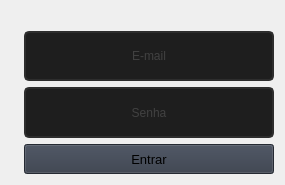
                     <widget class="QWidget" name="home">
                      <property name="styleSheet">
                       <string notr="true"/>
                      </property>
                      <layout class="QFormLayout" name="formLayout">
                       <item row="2" column="0">
                        <widget class="QLabel" name="labelerror">
                         <property name="text">
                          <string/>
                         </property>
                         <property name="alignment">
                          <set>Qt::AlignCenter</set>
                         </property>
                        </widget>
                       </item>
                       <item row="3" column="1">
                        <widget class="QLineEdit" name="user">
                         <property name="minimumSize">
                          <size>
                           <width>250</width>
                           <height>35</height>
                          </size>
                         </property>
                         <property name="styleSheet">
                          <string notr="true">QLineEdit {
	border: 2px solid rgb(45, 45, 45);
	border-radius: 5px;
	padding: 15px;
	background-color: rgb(30, 30, 30);	
	color: rgb(100, 100, 100);
}
QLineEdit:hover {
	border: 2px solid rgb(205, 18, 80);
}
QLineEdit:focus {
	border: 2px solid rgb(130, 130, 130);	
	color: rgb(200, 200, 200);
}</string>
                         </property>
                         <property name="maxLength">
                          <number>50</number>
                         </property>
                         <property name="alignment">
                          <set>Qt::AlignCenter</set>
                         </property>
                         <property name="placeholderText">
                          <string>E-mail</string>
                         </property>
                        </widget>
                       </item>
                       <item row="4" column="1">
                        <widget class="QLineEdit" name="senha">
                         <property name="minimumSize">
                          <size>
                           <width>250</width>
                           <height>51</height>
                          </size>
                         </property>
                         <property name="styleSheet">
                          <string notr="true">QLineEdit {
	border: 2px solid rgb(45, 45, 45);
	border-radius: 5px;
	padding: 15px;
	background-color: rgb(30, 30, 30);	
	color: rgb(100, 100, 100);
}
QLineEdit:hover {
	border: 2px solid rgb(205, 18, 80);
}
QLineEdit:focus {
	border: 2px solid rgb(130, 130, 130);
	color: rgb(200, 200, 200);
}</string>
                         </property>
                         <property name="maxLength">
                          <number>40</number>
                         </property>
                         <property name="echoMode">
                          <enum>QLineEdit::Password</enum>
                         </property>
                         <property name="alignment">
                          <set>Qt::AlignCenter</set>
                         </property>
                         <property name="readOnly">
                          <bool>false</bool>
                         </property>
                         <property name="placeholderText">
                          <string>Senha</string>
                         </property>
                         <property name="clearButtonEnabled">
                          <bool>false</bool>
                         </property>
                        </widget>
                       </item>
                       <item row="5" column="1">
                        <widget class="QPushButton" name="Logar">
                         <property name="minimumSize">
                          <size>
                           <width>130</width>
                           <height>30</height>
                          </size>
                         </property>
                         <property name="maximumSize">
                          <size>
                           <width>16777215</width>
                           <height>30</height>
                          </size>
                         </property>
                         <property name="font">
                          <font>
                           <family>Segoe UI</family>
                           <pointsize>10</pointsize>
                           <weight>50</weight>
                           <italic>false</italic>
                           <bold>false</bold>
                          </font>
                         </property>
                         <property name="cursor">
                          <cursorShape>PointingHandCursor</cursorShape>
                         </property>
                         <property name="styleSheet">
                          <string notr="true">background-color: rgb(52, 59, 72);</string>
                         </property>
                         <property name="text">
                          <string>Entrar</string>
                         </property>
                         <property name="icon">
                          <iconset resource="../../Modern_GUI_PyDracula_PySide6_or_PyQt6-master/resources.qrc">
                           <normaloff>:/icons/images/icons/cil-user.png</normaloff>:/icons/images/icons/cil-user.png</iconset>
                         </property>
                        </widget>
                       </item>
                      </layout>
                     </widget>
